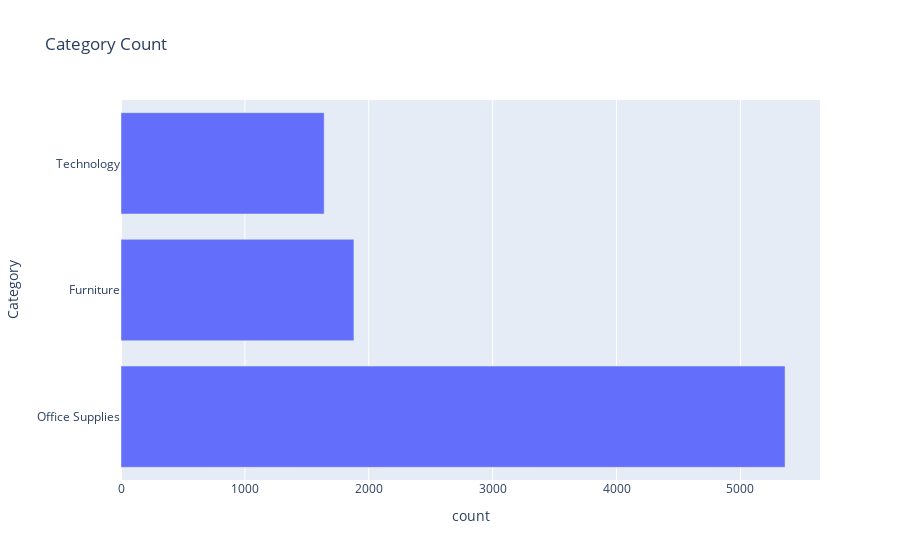

The code cell stored with this chart in its notebook:
### Code cell
# Write your code here (7.2)
categeory_count = df_superstore_order['Category'].value_counts().reset_index()
print(categeory_count)
px.bar(categeory_count, x = 'count', y='Category', title='Category Count', orientation='h')

### Figure 1 — Plotly figure (JSON) as saved in the notebook; plotly's stock layout.template omitted (floating-point values rounded to 4 significant figures)
{"data": [{"hovertemplate": "count=%{x}<br>Category=%{y}<extra></extra>", "legendgroup": "", "marker": {"color": "#636efa", "pattern": {"shape": ""}}, "name": "", "orientation": "h", "showlegend": false, "textposition": "auto", "type": "bar", "x": [5360, 1880, 1640], "xaxis": "x", "y": ["Office Supplies", "Furniture", "Technology"], "yaxis": "y"}], "layout": {"barmode": "relative", "legend": {"tracegroupgap": 0}, "title": {"text": "Category Count"}, "xaxis": {"anchor": "y", "domain": [0, 1], "title": {"text": "count"}}, "yaxis": {"anchor": "x", "domain": [0, 1], "title": {"text": "Category"}}}}
